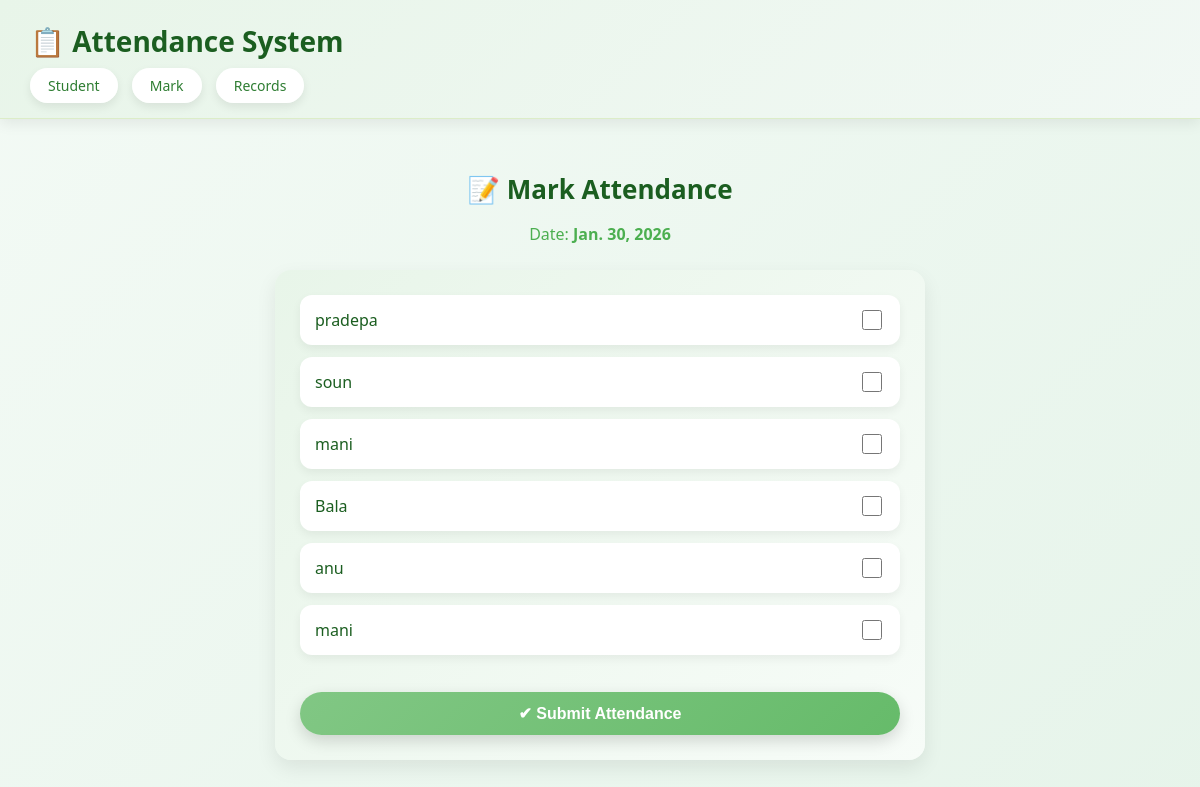
The app's page /mark/ with its own data.
### attendance_system/models.py (models this page shows, shortened)
class Student(models.Model):
    name=models.CharField(max_length=100)
    roll_no=models.CharField(max_length=20,unique=True)

### attendance_system/views.py (the view, shortened to what this page needs)
# urls.py: path('mark/',views.mark_attendance,name='mark_attendance'),
def mark_attendance(request):
    students = Student.objects.all()
    today = date.today()
    return render(request, 'attendance/mark_attendance.html', {
            'students': students, 'today': today
            })

### attendance_system/templates/attendance/mark_attendance.html (shortened to what this page needs)
{% extends 'attendance/base.html' %}
{% block content %}
<h2 class="mark-title">📝 Mark Attendance</h2>
<p class="mark-date">Date: <strong>{{ today }}</strong></p>
<form method="post" class="mark-card">
    {% for s in students %}
        <div class="student-row">
            <span class="student-name">{{ s.name }}</span>
            <input type="checkbox" name="{{ s.id }}">
        </div>
    {% empty %}
        <p class="empty-msg">No students available</p>
    {% endfor %}
    <button type="submit" class="submit-btn">✔ Submit Attendance</button>
</form>
{% endblock %}

### attendance_system/templates/attendance/base.html (style rules this page uses)
body { margin: 0; font-family: 'Segoe UI', sans-serif; background: linear-gradient(135deg, #f3faf5, #e6f4ea); color: #1b5e20; }

### attendance_system/templates/attendance/mark_attendance.html (style rules this page uses)
.mark-title { text-align: center; font-size: 26px; color: #1b5e20; margin-bottom: 8px; }
.mark-date { text-align: center; color: #4caf50; margin-bottom: 25px; }
.mark-card { max-width: 600px; margin: auto; background: linear-gradient(135deg, #e8f5e9, #f7fcf8); padding: 25px; border-radius: 16px; box-shadow: 0 8px 20px rgba(0,0,0,0.08); }
.student-row { display: flex; justify-content: space-between; align-items: center; padding: 12px 15px; margin-bottom: 12px; background: #ffffff; border-radius: 12px; box-shadow: 0 4px 10px rgba(0,0,0,0.06); transition: all 0.2s ease; }
.student-name { font-size: 16px; font-weight: 500; color: #1b5e20; }
.student-row input[type="checkbox"] { width: 20px; height: 20px; accent-color: #66bb6a; cursor: pointer; }
.submit-btn { width: 100%; margin-top: 25px; padding: 12px; border: none; border-radius: 30px; background: linear-gradient(135deg, #81c784, #66bb6a); color: #ffffff; font-size: 16px; font-weight: 600; cursor: pointer; box-shadow: 0 6px 16px rgba(0,0,0,0.15); transition: all 0.25s ease; }

### records on screen
Student: name "pradepa"
Student: name "soun"
Student: name "mani"
Student: name "Bala"
Student: name "anu"
Student: name "mani"
